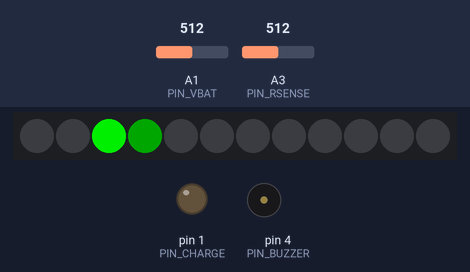
The sketch below on a simulated Arduino Uno, built with avr-gcc and run on an emulated ATmega328P. Shown: 12 RGB LEDs in strip order, left to right, output pins drawn as LEDs (lit = HIGH), buzzer (waves = sounding, pin HIGH). Inputs (shaded band) come from the test bench; at power-on: A1 (PIN_VBAT) = 512, A3 (PIN_RSENSE) = 512.

Above: at 6.1 s.
At 6.5 s:
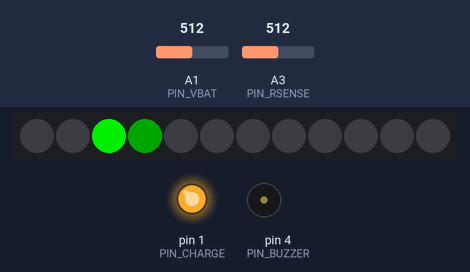
At 10.42 s:
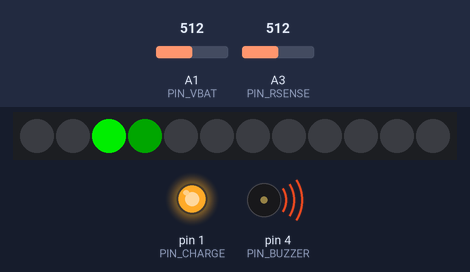
At 11.2 s:
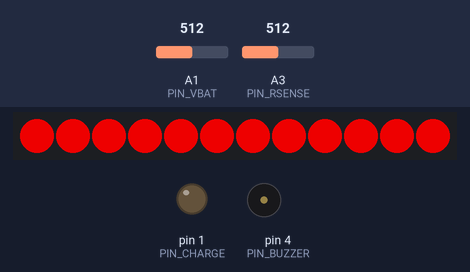
Timing chart, 0 to 12.7 s (numbered marks = the images above):
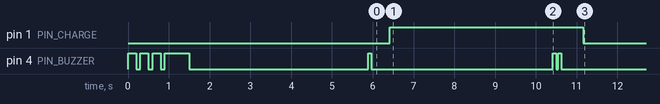

Measured:
- what the display in image 0 shows lasts 5.2 s, from 6.0 s to 11.2 s

The sketch:

DFTA248V2.ino
```cpp
// Testeur de piles AA et AAA + 9V
// Fonctionne le 21/02/2026 13H33
// Auteur Claude DUFOURMONT

#include <Adafruit_NeoPixel.h>

// ------------------------------------------------------------
#define PIN_LED     0
#define PIN_CHARGE  1
#define PIN_VBAT    A1
#define PIN_RSENSE  A3
#define PIN_BUZZER  4

#define N_PIXELS 12
#define RSENSE   2.2f

Adafruit_NeoPixel strip(N_PIXELS, PIN_LED, NEO_GRB + NEO_KHZ800);

// ------------------------------------------------------------
//  CALIBRATIONS
// ------------------------------------------------------------
const float VREF_3V3 = 3.313f;

float K_DIV1 = 1.000f;   // AA / AAA

float VBAT9_mesuree = 9.025f;
float VADC9_mesuree = 2.917f;

// Coefficient réel 9V
float K_DIV2 = VADC9_mesuree / VBAT9_mesuree;

float K_DIV = 1.0f;
bool mode9V = false;

// ------------------------------------------------------------
//  SEUILS AA / AAA
// ------------------------------------------------------------
float seuil_TresBas_vide_AA      = 1.10;
float seuil_Acceptable_vide_AA   = 1.36;
float seuil_TresBas_charge_AA    = 1.10;
float seuil_Acceptable_charge_AA = 1.36;

// ------------------------------------------------------------
//  SEUILS 9V SPÉCIFIQUES
// ------------------------------------------------------------
float seuil_TresBas_vide_9V      = 6.5;
float seuil_Acceptable_vide_9V   = 7.5;
float seuil_TresBas_charge_9V    = 6.5;
float seuil_Acceptable_charge_9V = 7.5;

// Seuils actifs utilisés par le programme
float seuil_TresBas_vide;
float seuil_Acceptable_vide;
float seuil_TresBas_charge;
float seuil_Acceptable_charge;

// ============================================================
// ADC STABLE
// ============================================================
uint16_t readADC_stable(uint8_t pin) {
  analogRead(pin);
  delayMicroseconds(250);
  return analogRead(pin);
}

// ============================================================
// CONVERSION ADC → TENSION
// ============================================================
float lireVBAT() {
  float raw = readADC_stable(PIN_VBAT);
  float V = raw * VREF_3V3 / 1023.0;
  return V / K_DIV;
}

// ============================================================
// MESURE MULTIPLE
// ============================================================
bool mesurerStabilite(float *moy, float seuil) {

  const uint8_t N = 6;
  float M[N];

  for (uint8_t i = 0; i < N; i++) {
    M[i] = lireVBAT();
    delay(80);
  }

  float sum = 0, minV = M[0], maxV = M[0];

  for (uint8_t i = 0; i < N; i++) {
    sum += M[i];
    if (M[i] < minV) minV = M[i];
    if (M[i] > maxV) maxV = M[i];
  }

  *moy = sum / N;
  return ((maxV - minV) < seuil);
}

// ============================================================
// CLASSE COULEUR
// ============================================================
int classerPile(float V, float s1, float s2) {
  if (V < s1) return 0;
  if (V < s2) return 1;
  return 2;
}

// ============================================================
// BUZZER
// ============================================================
void bipBuzzer(int th, int tl, int n) {
  for (int i = 0; i < n; i++) {
    digitalWrite(PIN_BUZZER, HIGH); delay(th);
    digitalWrite(PIN_BUZZER, LOW);  delay(tl);
  }
}

// ============================================================
// SETUP = ONE SHOT
// ============================================================
void setup() {

  strip.begin();
  strip.clear();
  strip.show();

  pinMode(PIN_CHARGE, OUTPUT);
  pinMode(PIN_BUZZER, OUTPUT);

  digitalWrite(PIN_CHARGE, LOW);

  bipBuzzer(200, 100, 3);
  bipBuzzer(600, 100, 1);
  delay(800);

  // ============================================================
  // DÉTECTION TYPE DE PILE (ADC BRUT)
  // ============================================================

  uint16_t rawTest = readADC_stable(PIN_VBAT);
  float Vadc = rawTest * VREF_3V3 / 1023.0;

  // Si ADC > 1.9V → forcément 9V
  if (Vadc > 1.9f) {
    mode9V = true;
    K_DIV = K_DIV2;
  } else {
    mode9V = false;
    K_DIV = K_DIV1;
  }

  // Sélection des seuils selon type détecté
  if (mode9V) {
    seuil_TresBas_vide      = seuil_TresBas_vide_9V;
    seuil_Acceptable_vide   = seuil_Acceptable_vide_9V;
    seuil_TresBas_charge    = seuil_TresBas_charge_9V;
    seuil_Acceptable_charge = seuil_Acceptable_charge_9V;
  } else {
    seuil_TresBas_vide      = seuil_TresBas_vide_AA;
    seuil_Acceptable_vide   = seuil_Acceptable_vide_AA;
    seuil_TresBas_charge    = seuil_TresBas_charge_AA;
    seuil_Acceptable_charge = seuil_Acceptable_charge_AA;
  }

  float Vinv = lireVBAT();

  // ============================================================
  // INVERSION OU ABSENCE
  // ============================================================
  if (Vinv < 0.05f) {

    for (uint8_t k = 0; k < 40; k++) {
      strip.setPixelColor(3,  strip.Color(200,0,0));
      strip.setPixelColor(7,  strip.Color(200,0,0));
      strip.setPixelColor(11, strip.Color(200,0,0));
      strip.show();
      delay(50);

      strip.clear();
      strip.show();
      delay(50);
    }
    return;
  }

  // ============================================================
  // 1) MESURE À VIDE
  // ============================================================
  delay(3000);

  float Vvide;
  bool stableV = mesurerStabilite(&Vvide, 0.015);
  int nv = classerPile(Vvide, seuil_TresBas_vide, seuil_Acceptable_vide);

  uint32_t colV =
      (nv==0) ? strip.Color(200,0,0) :
      (nv==1) ? strip.Color(255,120,0) :
                strip.Color(0,200,0);

  // 🔊 BIP 1
  bipBuzzer(80,50,1);

  strip.setPixelColor(nv, colV);
  strip.setPixelColor(3,
      stableV ? strip.Color(0,40,0)
              : strip.Color(0,0,200));
  strip.show();

  delay(400);

  // ============================================================
  // 2) MESURE EN CHARGE
  // ============================================================
  digitalWrite(PIN_CHARGE, HIGH);
  delay(4000);

  // 🔊 BIP 2
  bipBuzzer(80,50,2);

  float Vcharge;
  bool stableC = mesurerStabilite(&Vcharge, 0.015);

  float Vrs = readADC_stable(PIN_RSENSE) * VREF_3V3 / 1023.0;
  float I = Vrs / RSENSE;

  digitalWrite(PIN_CHARGE, LOW);

  if (I > 0.20f) {
    strip.fill(strip.Color(200,0,0));
    strip.show();
    return;
  }

  int nc = classerPile(Vcharge, seuil_TresBas_charge, seuil_Acceptable_charge);

  uint32_t colC =
      (nc==0) ? strip.Color(200,0,0) :
      (nc==1) ? strip.Color(255,120,0) :
                strip.Color(0,200,0);

  strip.setPixelColor(4 + nc, colC);
  strip.setPixelColor(7,
      stableC ? strip.Color(0,40,0)
              : strip.Color(0,0,200));
  strip.show();

  // ============================================================
  // 3) DIAGNOSTIC FINAL
  // ============================================================
  delay(3000);

  // 🔊 BIP 3
  bipBuzzer(80,50,3);

  float deltaV = Vvide - Vcharge;

  float seuil_surtension = mode9V ? 9.9f : 1.65f;

  if (Vvide > seuil_surtension) {

    for (int i = 0; i < 12; i++) {
      strip.setPixelColor(11, strip.Color(0,0,200));
      strip.show();
      delay(100);
      strip.setPixelColor(11, strip.Color(200,0,0));
      strip.show();
      delay(100);
    }

    strip.setPixelColor(11, strip.Color(200,0,0));
    strip.show();
  }
  else {

    if (nv==2 && nc==2 && deltaV < (mode9V ? 1.5f : 0.25f))
      strip.setPixelColor(10, strip.Color(0,200,0));

    else if (nv>0 && nc>0 && deltaV < (mode9V ? 1.8f : 0.30f))
      strip.setPixelColor(9, strip.Color(255,120,0));

    else
      strip.setPixelColor(8, strip.Color(200,0,0));

    strip.show();
  }
}

void loop() {
}
```
